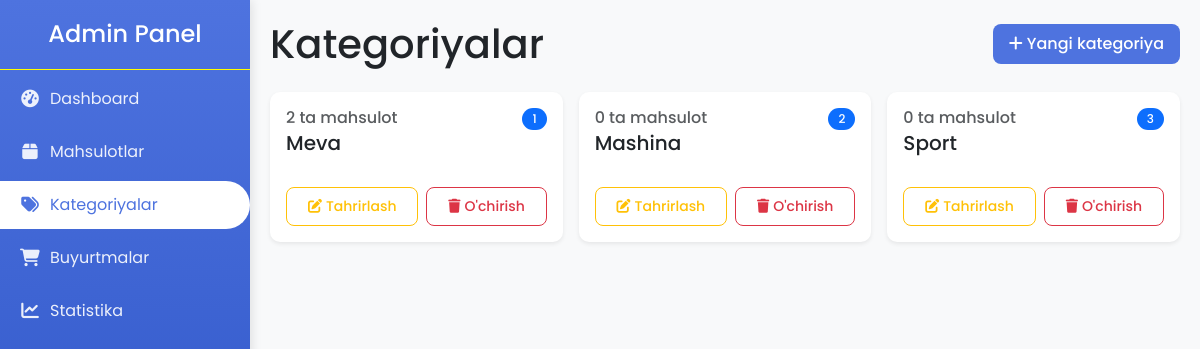
/admin-panel/categories/, run on an earlier commit of the app's database.
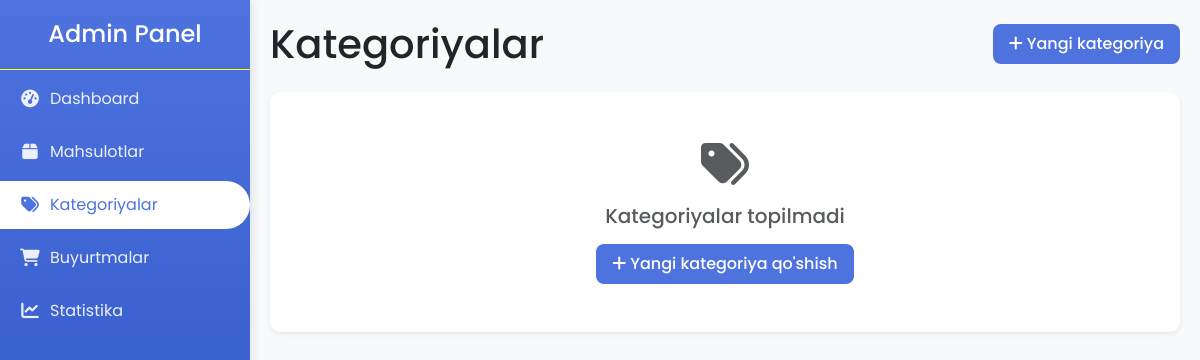
And on a later commit of the database.
### internet/models.py (models this page shows, shortened)
class Category(models.Model):
    name = models.CharField(max_length=100, unique=True)
    slug = models.SlugField(unique=True, blank=True, null=True)
    created_at = models.DateTimeField(auto_now_add=True)

### internet/admin_views.py (the view)
# urls.py: path('categories/', admin_views.admin_categories, name='admin_categories'),
def admin_categories(request):
    categories = Category.objects.all()
    total_products = sum(category.product_set.count() for category in categories)
    context = {
        'categories': categories,
        'total_products': total_products,
    }
    return render(request, 'admin_panel/categories.html', context)

### internet/context_processors.py (called while the page is built)
def cart(request):
    cart_count = 0
    session_key = request.session.session_key
    if session_key:
        cart, created = Cart.objects.get_or_create(session_key=session_key)
        cart_count = cart.cartitem_set.count()
    return {'cart_count': cart_count}

### templates/admin_panel/categories.html (shortened to what this page needs)
{% extends 'admin_panel/base_admin.html' %}
{% block content %}
    <div class="d-flex justify-content-between align-items-center mb-4">
        <h1 class="mb-0">Kategoriyalar</h1>
        <a href="{% url 'add_category' %}" class="btn btn-primary">
            <i class="fas fa-plus me-1"></i>Yangi kategoriya
        </a>
    </div>
    {% if request.path == '/admin-panel/categories/' and not categories %}
    <div class="card shadow-sm">
        <div class="card-body text-center py-5">
            <i class="fas fa-tags fa-3x text-muted mb-3"></i>
            <h5 class="text-muted mb-3">Kategoriyalar topilmadi</h5>
            <a href="{% url 'add_category' %}" class="btn btn-primary">
                <i class="fas fa-plus me-1"></i>Yangi kategoriya qo'shish
            </a>
        </div>
    </div>
    {% elif categories and request.path == '/admin-panel/categories/' %}
    <div class="row row-cols-1 row-cols-sm-2 row-cols-lg-3 g-3">
        {% for category in categories %}
        <div class="col">
            <div class="card h-100 shadow-sm">
                <div class="card-body d-flex flex-column">
                    <div class="d-flex justify-content-between align-items-start mb-2">
                        <div>
                            <h6 class="text-muted mb-1">{{ category.product_set.count }} ta mahsulot</h6>
                            <h5 class="card-title mb-1">{{ category.name }}</h5>
                        </div>
                        <span class="badge bg-primary rounded-pill">{{ forloop.counter }}</span>
                    </div>
                    <div class="mt-auto d-flex gap-2">
                        <a href="{% url 'edit_category' category.id %}" class="btn btn-sm btn-outline-warning flex-grow-1">
                            <i class="fas fa-edit me-1"></i>Tahrirlash
                        </a>
                        <form action="{% url 'delete_category' category.id %}" method="post" class="flex-grow-1">
                            <button type="submit" class="btn btn-sm btn-outline-danger w-100" onclick="return confirm('Rostdan o\'chirishni xohlaysizmi?')">
                                <i class="fas fa-trash me-1"></i>O'chirish
                            </button>
                        </form>
                    </div>
                </div>
            </div>
        </div>
        {% endfor %}
    </div>
    {% endif %}
{% endblock %}

### templates/admin_panel/base_admin.html (shortened to what this page needs)
{% load static %}
<!DOCTYPE html>
<html lang="uz">
<head>
    <link href="https://cdn.jsdelivr.net/npm/bootstrap@5.3.0/dist/css/bootstrap.min.css" rel="stylesheet">
    <link rel="stylesheet" href="https://cdnjs.cloudflare.com/ajax/libs/font-awesome/6.4.0/css/all.min.css">
        </head>
        <body>
            <div class="sidebar">
                <div class="sidebar-header text-center">
                    <h4 class="text-white mb-0">Admin Panel</h4>
                </div>
                <ul class="sidebar-menu">
                    <li>
                        <a href="{% url 'admin_dashboard' %}" class="{% if request.path == '/admin-panel/' %}active{% endif %}">
                            <i class="fas fa-tachometer-alt"></i> Dashboard
                        </a>
                    </li>
                    <li>
                        <a href="{% url 'admin_products' %}" class="{% if 'products' in request.path %}active{% endif %}">
                            <i class="fas fa-box"></i> Mahsulotlar
                        </a>
                    </li>
                    <li>
                        <a href="{% url 'admin_categories' %}" class="{% if 'categories' in request.path %}active{% endif %}">
                            <i class="fas fa-tags"></i> Kategoriyalar
                        </a>
                    </li>
                    <li>
                        <a href="{% url 'admin_orders' %}" class="{% if 'orders' in request.path %}active{% endif %}">
                            <i class="fas fa-shopping-cart"></i> Buyurtmalar
                        </a>
                    </li>
                    <li>
                        <a href="{% url 'admin_statistics' %}" class="{% if 'statistics' in request.path %}active{% endif %}">
                            <i class="fas fa-chart-line"></i> Statistika
                        </a>
                    </li>
                </ul>
            </div>
            <div class="content">
                {% block content %}
                {% endblock %}
            </div>
        </body>
    </html>

### templates/admin_panel/base_admin.html (style rules this page uses)
:root { --primary-color: #4e73df; --primary-hover-color: #2e59d9; --sidebar-width: 250px; --sidebar-bg: linear-gradient(180deg, var(--primary-color), #224abe); --content-bg: #f8f9fa; --card-shadow: 0 4px 6px rgba(0, 0, 0, 0.05); --transition-speed: 0.3s; --success-color: #1cc88a; --info-color: #36b9cc; --warning-color: #f6c23e; --danger-color: #e74a3b; }
body { font-family: 'Poppins', sans-serif; background-color: var(--content-bg); overflow-x: hidden; }
.sidebar { min-height: 100vh; width: var(--sidebar-width); position: fixed; top: 0; left: 0; background: var(--sidebar-bg); color: white; transition: all var(--transition-speed) ease-in-out; z-index: 1000; box-shadow: 2px 0px 10px rgba(0, 0, 0, 0.1); }
.sidebar-header { padding: 20px; border-bottom: 1px solid rgba(255, 255,0.1); }
.sidebar-menu { padding: 0; list-style: none; }
.sidebar-menu li { position: relative; }
.sidebar-menu a, .sidebar-menu button { color: rgba(255, 255, 255, 0.9); padding: 12px 20px; text-decoration: none; display: flex; align-items: center; transition: all 0.2s; border-radius: 0 25px 25px 0; margin: 5px 0; background: none; border: none; width: 100%; text-align: left; cursor: pointer; }
.sidebar-menu a:hover, .sidebar-menu button:hover, .sidebar-menu a.active, .sidebar-menu button.active { background-color: white; color: var(--primary-color); }
.sidebar-menu a i, .sidebar-menu button i { margin-right: 10px; font-size: 1.1rem; width: 20px; text-align: center; }
.content { margin-left: var(--sidebar-width); padding: 20px; transition: all var(--transition-speed) ease-in-out; min-height: 100vh; }
.card { border: none; border-radius: 10px; box-shadow: var(--card-shadow); transition: transform 0.2s, box-shadow 0.2s; margin-bottom: 20px; }
.btn { border-radius: 8px; padding: 8px 16px; font-weight: 500; transition: all 0.2s; }
.btn-primary { background-color: var(--primary-color); border: none; }

What changed in the data, as far as the page shows it:
removed Category: product_set.count "2", name "Meva"
removed Category: product_set.count "0", name "Mashina"
removed Category: product_set.count "0", name "Sport"
Also different on the page:
text now shown: "Kategoriyalar topilmadi Yangi kategoriya qo'shish"
